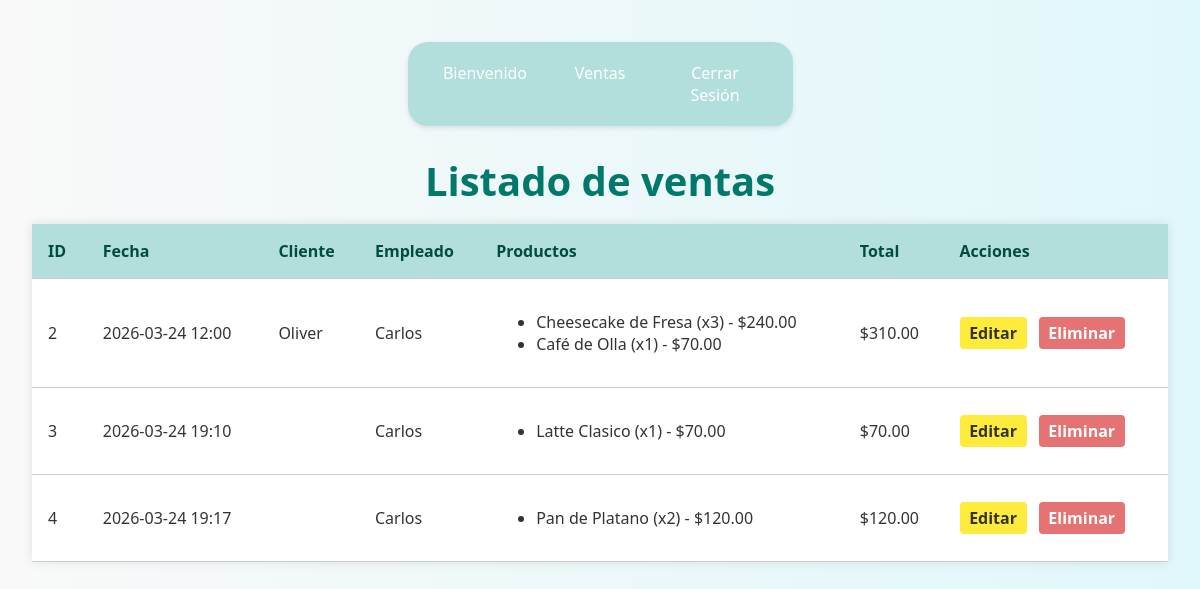
Page /listado_ventas/ on the earlier database version.
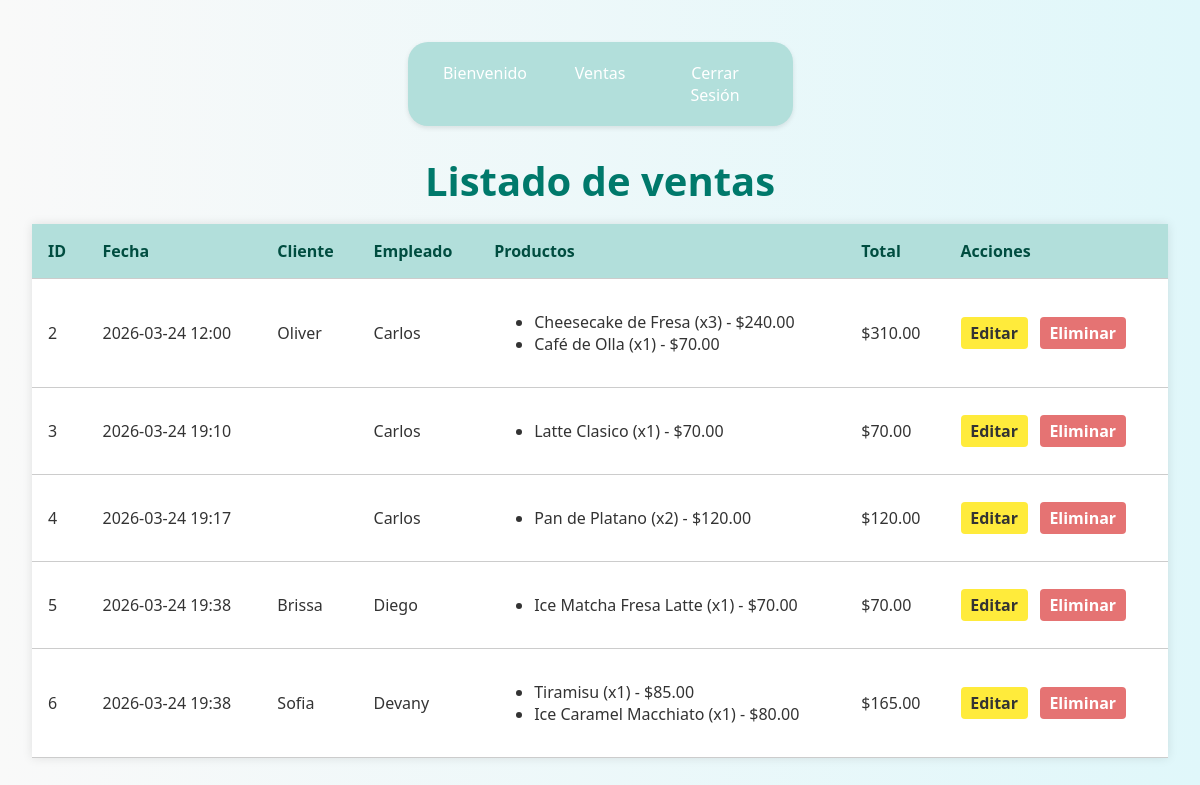
Same page on the later database version.
### app/models.py (models this page shows, shortened)
class Venta(models.Model):
    fecha_hora = models.DateTimeField()
    total = models.DecimalField(max_digits=10, decimal_places=2, default=0) #TOTAL A PAGAR
    metodo_pago = models.CharField(max_length=45) #Efectivo, Tarjeta, etc.
    empleado = models.ForeignKey(
        Empleado,
        on_delete=models.PROTECT
    )
    cliente = models.ForeignKey(
        Cliente,
        on_delete=models.SET_NULL,
        null=True,
        blank=True
    )

class Cliente(models.Model):
    nombre = models.CharField(max_length=45)
    primer_apellido = models.CharField(max_length=45)
    segundo_apellido = models.CharField(max_length=45, null=True, blank=True)
    telefono = models.CharField(max_length=15, null=True, blank=True)
    descripcion = models.CharField(max_length=45, null=True, blank=True)

class Empleado(models.Model):
    nombre = models.CharField(max_length=45)
    primer_apellido = models.CharField(max_length=45)
    segundo_apellido = models.CharField(max_length=45, null=True, blank=True)
    rfc = models.CharField(max_length=13)

class DetalleVenta(models.Model):
    venta = models.ForeignKey(
        Venta,
        on_delete=models.CASCADE,
        related_name="detalles"
    )
    producto = models.ForeignKey(
        Producto,
        on_delete=models.PROTECT
    )
    cantidad = models.PositiveIntegerField()
    precio_unitario = models.DecimalField(max_digits=10, decimal_places=2, default=0)
    subtotal = models.DecimalField(max_digits=10, decimal_places=2, default=0)

class Producto(models.Model):
    nombre = models.CharField(max_length=70)
    precio_compra = models.DecimalField(max_digits=10, decimal_places=2)
    precio_venta = models.DecimalField(max_digits=10, decimal_places=2)
    categoria = models.ForeignKey(Categoria, on_delete=models.PROTECT) #el PORTECT evita borrar una categoría si tiene productos aja baraja.

### app/views.py (the view)
# urls.py: path('listado_ventas/', views.listado_ventas, name='listado_ventas'),
def listado_ventas(request):
    ventas = Venta.objects.all()
    return render(request, 'listado_ventas.html', {'ventas': ventas})

### app/templates/listado_ventas.html (shortened to what this page needs)
{% load static %}
<!DOCTYPE html>
<html lang="es" translate="no">
<head>
    <link rel="stylesheet" href="{% static 'css/stylelistar.css' %}">
</head>
<body>
    {% include 'menu.html' %}
    <h1>Listado de ventas</h1>
    <table class="tabla-productos">
        <thead>
            <tr>
                <th>ID</th>
                <th>Fecha</th>
                <th>Cliente</th>
                <th>Empleado</th>
                <th>Productos</th>
                <th>Total</th>
                <th>Acciones</th>
            </tr>
        </thead>
        <tbody>
            {% for venta in ventas %}
            <tr>
                <td>{{ venta.id }}</td>
                <td>{{ venta.fecha_hora|date:"Y-m-d H:i" }}</td>
                <td>{{ venta.cliente.nombre }}</td>
                <td>{{ venta.empleado.nombre }}</td>
                <td>
                    <ul>
                        {% for detalle in venta.detalles.all %}
                        <li>{{ detalle.producto.nombre }} (x{{ detalle.cantidad }}) - ${{ detalle.subtotal }}</li>
                        {% endfor %}
                    </ul>
                </td>
                <td>${{ venta.total }}</td>
                <td>
                    <a class="boton-editar" href="{% url 'editar' venta.id %}">Editar</a>
                    <a class="boton-eliminar" href="{% url 'eliminar' venta.id %}" onclick="return confirmarEliminacion(event)">Eliminar</a>
                </td>
            </tr>
            {% empty %}
            <tr>
                <td colspan="7" class="text-center text-muted">No hay ventas registradas.</td>
            </tr>
            {% endfor %}
        </tbody>
    </table>
</body>
</html>

### app/templates/menu.html (shortened to what this page needs)
{% load static %}
<!DOCTYPE html>
<html lang="es" translate="no">
<head>
    <link rel="stylesheet" href="{% static 'css/styleMenu.css' %}">
</head>
<body>
    <nav class="navbar navbar-expand-lg bg-body-tertiary">
        <div class="container-fluid">
            <div class="navbar-nav">
                <ul>
                    <li><a class="nav-var">Bienvenido</a></li>
                    <li><a class="nav-link">Ventas</a>
                    </li>
                    <li><a class="nav-link" href="{% url 'login' %}">Cerrar Sesión</a></li>
                </ul>
            </div>
        </div>
    </nav>
</body>
</html>

### app/static/css/stylelistar.css (style rules this page uses)
body { font-family: 'Segoe UI', sans-serif; background: linear-gradient(to right, #f9f9f9, #e0f7fa); padding: 2rem; color: #333; margin-left: 250px; }
h1 { text-align: center; font-size: 2.5rem; color: #00796b; margin-bottom: 1rem; }
.tabla-productos { width: 100%; border-collapse: collapse; box-shadow: 0 0 10px rgba(0,0,0,0.1); background-color: white; }
.tabla-productos th, .tabla-productos td { padding: 1rem; border-bottom: 1px solid #ccc; text-align: left; }
.tabla-productos th { background-color: #b2dfdb; color: #004d40; font-weight: bold; }
.boton-editar, .boton-eliminar { margin-right: 0.5rem; padding: 0.3rem 0.6rem; text-decoration: none; border-radius: 4px; font-weight: bold; }
.boton-editar { background-color: #ffeb3b; color: #333; }
.boton-eliminar { background-color: #e57373; color: white; }
.navbar { background-color: #b2dfdb; padding: 10px 20px; box-shadow: 0 2px 5px rgba(0,0,0,0.1); border-radius: 20px; width: fit-content; margin: 10px auto; }
.container-fluid { display: flex; justify-content: center; }
.navbar-nav { display: flex; gap: 30px; }
.nav-link { color: #fff; text-decoration: none; font-weight: 500; padding: 8px 12px; border-radius: 5px; transition: background-color 0.3s ease; }
.nav-var { color: #00796b; text-decoration: none; font-weight: 500; padding: 8px 12px; border-radius: 5px; transition: background-color 0.3s ease; }

### app/static/css/styleMenu.css (style rules this page uses)
body { margin: 0; font-family: 'Segoe UI', sans-serif; background-color: #f9f9f9; }
.navbar { background-color: #b2dfdb; padding: 10px 20px; box-shadow: 0 2px 5px rgba(0,0,0,0.1); border-radius: 20px; width: fit-content; margin: 10px auto; }
.container-fluid { display: flex; justify-content: center; }
.navbar-nav { display: flex; gap: 30px; }
.nav-link { color: #fff; text-decoration: none; font-weight: 500; padding: 8px 12px; border-radius: 5px; transition: background-color 0.3s ease; }
.nav-var { color: #00796b; text-decoration: none; font-weight: 500; padding: 8px 12px; border-radius: 5px; transition: background-color 0.3s ease; }
.navbar-nav ul { list-style-type: none; margin: 0; padding: 0; }
.navbar-nav li { position: relative; float: left; }
.navbar-nav li a { text-decoration: none; padding: 10px; display: block; width: 95px; text-align: center; border-radius: 5px; color: #fff; }

Differences in the rows shown:
added Venta: id "5", fecha_hora "2026-03-24 19:38", cliente.nombre "Brissa", empleado.nombre "Diego", total "70.00"
added DetalleVenta: producto.nombre "Ice Matcha Fresa Latte", cantidad "1", subtotal "70.00", shown under "5"
added Venta: id "6", fecha_hora "2026-03-24 19:38", cliente.nombre "Sofia", empleado.nombre "Devany", total "165.00"
added DetalleVenta: producto.nombre "Tiramisu", cantidad "1", subtotal "85.00", shown under "6"
added DetalleVenta: producto.nombre "Ice Caramel Macchiato", cantidad "1", subtotal "80.00", shown under "6"
